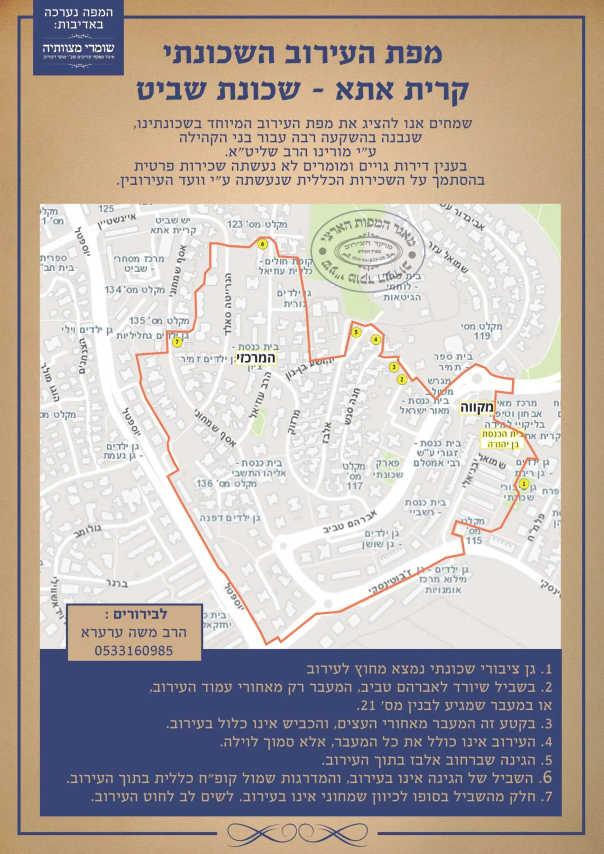
#> input picture gvulot-eruv/maps/02443b14.webp, 1811 x 2560 px (shown at 1/3 size); its folder holds only this picture in this run
$ python eruv_lines.py ../gvulot-eruv/maps/02443b14.webp
#> lines starting #> are read from the running program, lines starting #| are printed output that depends on the picture; after the words box and inside, x2 and y2 are one past the last pixel; in counts of white or black regions, pixels touching at a corner belong together
#> in main, img is the input picture: shape (2560, 1811, 3); mean R, G, B 185.1, 175, 168.3
#!/usr/bin/env python3
"""קווי עירוב בקירוב מתוך מפות מוקד העירוב (משימה ו׳, 1.9.0).

השיטה (שקופה וניתנת לשחזור):
1. מהתמונה של המוקד מוציאים שתי מסכות: הכבישים (פיקסלים לבנים) והקו של העירוב (כתום/אדום).
2. מציירים את רחובות OpenStreetMap של אותה עיר (הקבצים המובנים ב-streets/) כמסכה באותה רשת.
3. מנחוש התחלתי של 2 נקודות עיגון (צומת בתמונה ↔ צומת במפה) מחשבים התאמה, ומעדנים אותה אוטומטית
   (OpenCV ECC, טרנספורמציה אפינית) כך שהכבישים בתמונה יתלכדו עם הכבישים במפה.
4. את קו העירוב מהתמונה ממירים לקואורדינטות, מפשטים (כ-3 מ') ושומרים ב-gvulot-eruv/eruv-lines.js.

התוצאה היא *קירוב* בלבד: דיוק של עשרות מטרים, תלוי באיכות המפה. בתוסף מוצג תמיד "בקירוב — לפי מפת המוקד",
עם קישור למפה המקורית ולאחראי. הקובע הוא המפה המקורית והאחראי המקומי — לא הקו.

הרצה:  python3 gvulot-eruv-build/eruv_lines.py [--debug DIR]
בדיקה שבועית (רמה 4, בלי OpenCV):  python3 gvulot-eruv-build/eruv_lines.py --check
   אם המוקד החליף את תמונת המפה (sha1 שונה מ-'sha' שנבדק), הקו של אותה מפה יורד מ-eruv-lines.js עד שיסורטט ויאומת מחדש —
   כדי שלא יוצג קו ישן ליד מפה חדשה.
עיר חדשה: מוסיפים רשומה ל-PILOTS (מזהה המפה, קובץ הרחובות, מסגרת המפה בתמונה, צבע הקו, 2 נקודות עיגון). """
import hashlib, json, math, os, re, subprocess, sys
try:
    import numpy as np, cv2
    from PIL import Image
except ImportError:   # מצב --check (ב-CI השבועי) לא צריך אותם
    np = cv2 = Image = None

HERE = os.path.dirname(os.path.abspath(__file__))
APP = os.path.join(HERE, '..', 'gvulot-eruv')
CORE = os.path.join(HERE, '..', 'shared', 'map-core', 'map-core.js')   # ה-CI מוריד את shared לפני האריזה
if not os.path.exists(CORE): CORE = os.path.join(APP, 'map-core.js')

# frame = [x0, y0, x1, y1] של אזור המפה בתמונה המלאה; anchors = [((x, y), (lat, lon)), ...]
# line = 'orange' או 'red'; inner = ריבועים להסתרה (מקרא, חותמת) בתוך המסגרת
PILOTS = [
    {'map': '02443b14', 'city': 'קרית אתא', 'name': 'שכונת שביט', 'streets': 'kiryat-ata', 'line': 'orange', 'resp': 'הרב משה ערערא · 053-316-0985', 'sha': 'f8f20ce7415b6b82cc3b5a60ebc6cc7486f256a1',
     'frame': [114, 576, 1580, 1822], 'hide': [[180, 1690, 570, 1822]],
     'anchors': [((750, 1806), (32.80772, 35.11668)), ((262, 600), (32.81395, 35.11415))]},
    {'map': '947bcab2', 'city': 'חדרה', 'name': 'שכונות שלמה, קלרין ופאר (העירוב השכונתי)', 'streets': 'hadera', 'line': 'orange', 'sha': '99acc87c3374d5886856c56a9adbc8e5caacaa62',
     'frame': [50, 25, 1590, 1383], 'hide': [],
     'anchors': [((370, 908), (32.42883, 34.91573)), ((1358, 928), (32.43300, 34.91572))]},
]

# [4 lines left out: function area, not called in this run]

def masks(img, P):
    a = img.astype(int); r, g, b = a[..., 0], a[..., 1], a[..., 2]
#> after `r, g, b = (a[..., 0], a[..., 1], a[..., 2])`:
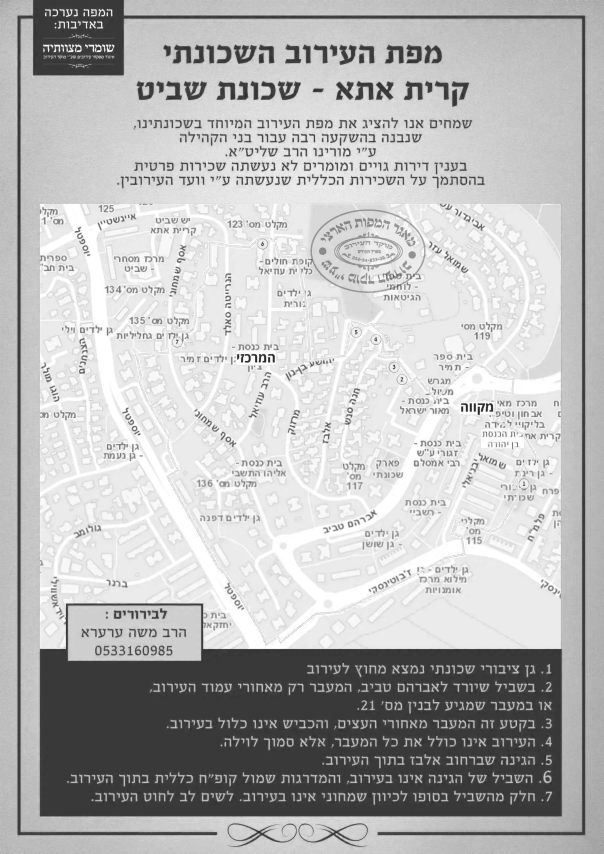
#> r: shape (2560, 1811) int64 (shown at 1/3 size); min 10, max 255, mean 185.1
#> after `r, g, b = (a[..., 0], a[..., 1], a[..., 2])`:
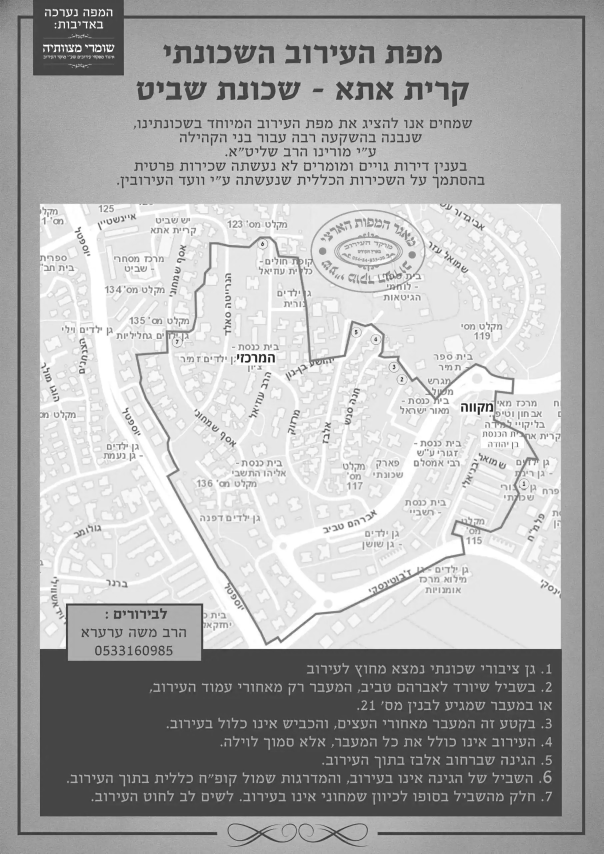
#> g: shape (2560, 1811) int64 (shown at 1/3 size); min 12, max 255, mean 175
#> after `r, g, b = (a[..., 0], a[..., 1], a[..., 2])`:
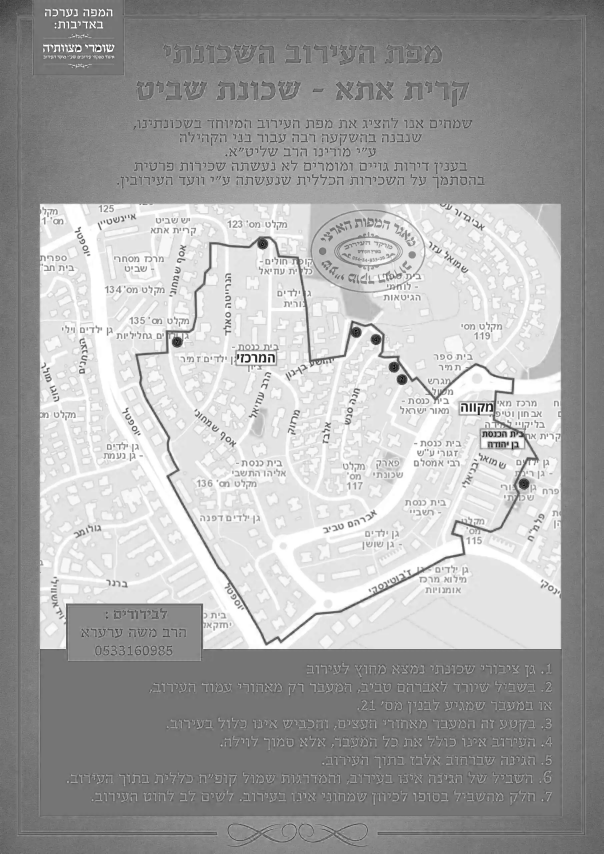
#> b: shape (2560, 1811) int64 (shown at 1/3 size); min 0, max 255, mean 168.3
    road = (r > 241) & (g > 241) & (b > 241)
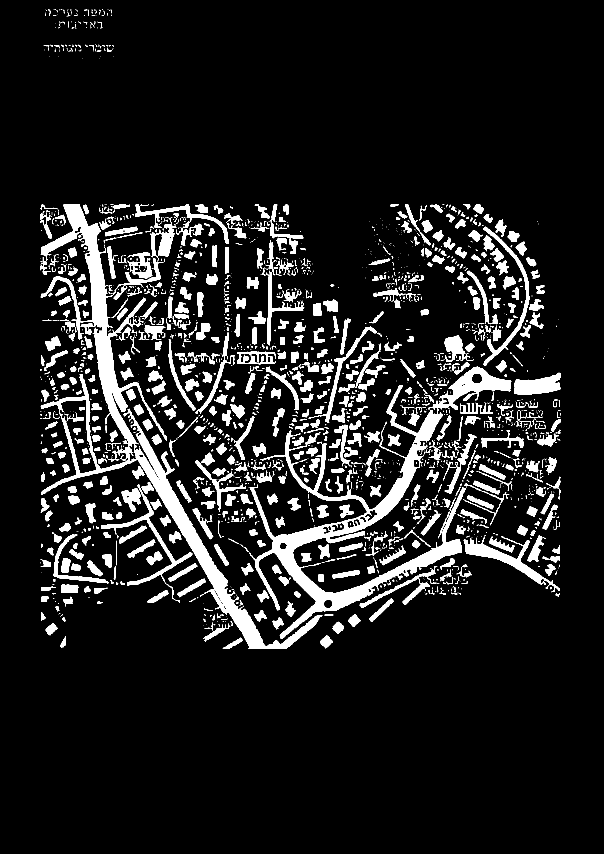
#> road: shape (2560, 1811) bool (shown at 1/3 size); 10.2% white; 2631 white regions (1708 under 20 px), largest, box (x1, y1, x2, y2) and area: (122, 613, 967, 1946) 80750, (748, 1100, 1534, 1916) 73645, (1391, 1610, 1680, 1777) 8172
    if P['line'] == 'orange': line = (r > 190) & (g > 70) & (g < 160) & (b < 120) & (r - b > 110)
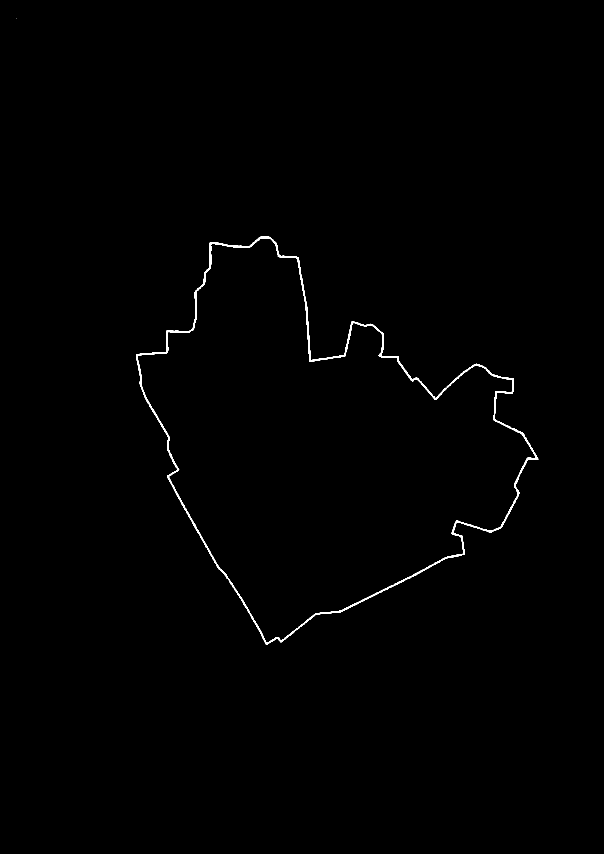
#> line: shape (2560, 1811) bool (shown at 1/3 size); 0.44% white; 3 white regions (2 under 20 px), largest, box (x1, y1, x2, y2) and area: (408, 710, 1615, 1934) 20259
    else: line = (r > 170) & (g < 90) & (b < 90)
    keep = np.zeros(road.shape, bool); x0, y0, x1, y1 = P['frame']; keep[y0:y1, x0:x1] = True
    for x0, y0, x1, y1 in P.get('hide', []): keep[y0:y1, x0:x1] = False
    return (road & keep).astype(np.uint8) * 255, (line & keep).astype(np.uint8) * 255

# [70 lines left out: functions georef, trace, simplify, not called in this run]

def sha(mid):
    return hashlib.sha1(open(os.path.join(APP, 'maps', mid + '.webp'), 'rb').read()).hexdigest()

# [8 lines left out: function check, not called in this run]

def main():
    if '--check' in sys.argv: return check()
    dbg = sys.argv[sys.argv.index('--debug') + 1] if '--debug' in sys.argv else None
    if dbg: os.makedirs(dbg, exist_ok=True)
    data = {}
    for P in PILOTS:
        img = np.array(Image.open(os.path.join(APP, 'maps', P['map'] + '.webp')).convert('RGB'))
        road, line = masks(img, P)
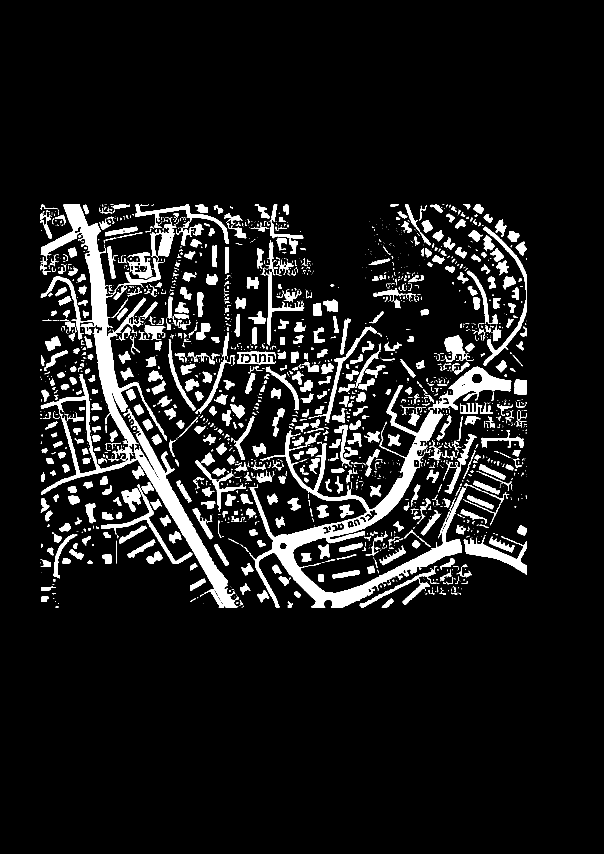
#> road: shape (2560, 1811) (shown at 1/3 size); 9% white; 2250 white regions (1419 under 20 px), largest, box (x1, y1, x2, y2) and area: (748, 1100, 1534, 1822) 70782, (122, 613, 716, 1822) 70598, (1391, 1610, 1580, 1724) 6302
#> line: shape (2560, 1811); 0.39% white; 4 white regions (1 under 20 px), largest, box (x1, y1, x2, y2) and area: (408, 710, 1339, 1822) 11962, (1043, 1377, 1580, 1822) 3842, (1340, 1091, 1580, 1325) 2259
        if P.get('sha') and sha(P['map']) != P['sha']: print('  המפה השתנתה מאז האימות — מדלגים:', P['map']); continue
        to_ll, cc = georef(P, img, road, area(P['streets']), dbg)
        px, closed = trace(line)
        ll = simplify(to_ll(px))
        print(f"{P['city']} — {P['name']}: {len(ll)} נקודות, סגור={closed}, התאמת ECC={cc if cc is None else round(cc, 3)}")
        data[P['map']] = {'city': P['city'], 'name': P['name'], 'resp': P.get('resp', ''), 'closed': closed, 'fit': None if cc is None else round(float(cc), 3),
                          'coords': [[round(a, 6), round(b, 6)] for a, b in ll]}
    out = os.path.join(APP, 'eruv-lines.js')
    with open(out, 'w', encoding='utf-8') as f:
        f.write('/* קווי עירוב בקירוב — נוצר ע"י gvulot-eruv-build/eruv_lines.py מתוך מפות מוקד העירוב. לא לערוך ידנית.\n'
                '   הקובע הוא המפה המקורית והאחראי המקומי; הקו הוא קירוב בלבד. */\n')
        f.write('window.ERUV_LINES = ' + json.dumps(data, ensure_ascii=False, separators=(',', ':')) + ';\n')
    print('נכתב', out)

if __name__ == '__main__':
#> (the run stopped early here; a loop or call above may not have finished)
